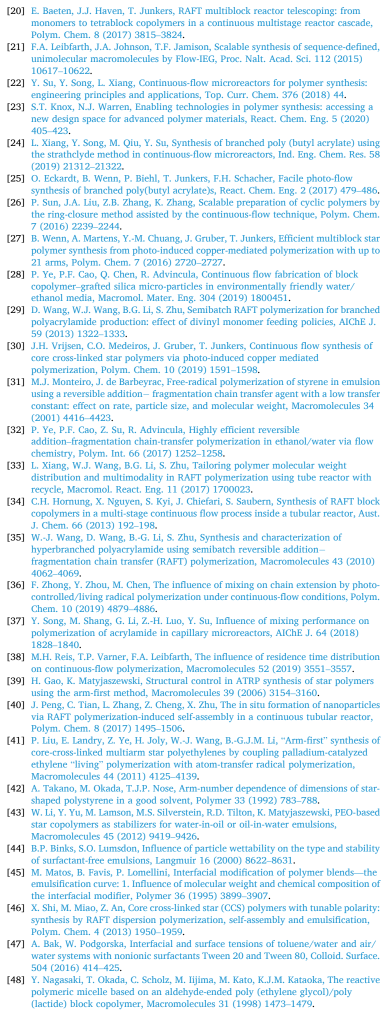
#> input picture data/intermediate_validation/1/tables/page_10_table_0.png, 773 x 2027 px (shown at 1/2 size); its folder holds only this picture in this run
$ python -i legend_matcher.py   (imports and definitions only)
#> lines starting #> are read from the running program, lines starting #| are printed output that depends on the picture
### src/extraction/common/ocr_backend.py
"""
OCR backend factory.

Two modes:
  get_ocr_instance()  → full det+rec pipeline (for multi-line text: captions, legends)
  get_rec_instance()  → rec-only model (for pre-cropped single-text regions: tick labels, cells)

Engine (FFTM_OCR_ENGINE):
  rapid (default) → RapidOCR: PP-OCR models on ONNX Runtime, weights in models/rapidocr/.
                    On flowchem-bench it gives the same scores as PaddleOCR (2026-10-30).
                    The rec-only model runs on CoreML when ONNX Runtime offers it (macOS).
  apple           → Apple Vision text recognition (macOS only).
USE_EASYOCR=1 → EasyOCR (old Cloud Run figure-service image).
"""
import os

import cv2


# Cap on the LONGEST side (px) of a caption/note crop AFTER the OCR upscale.
# issue #17 Phase 1.5: the unconditional 3x upscale blew a multi-line note up to
# ~4000px wide, hitting PaddleOCR's max_side_limit=4000, where the CPU DB text
# detector is superlinear in area (det=287s, plus an OOM on the largest crop).
# Capping the longest side keeps det input small. Env-overridable.
# Default 1600 (issue #17 Phase 2 verify on Nagaki page_3 note): vs the uncapped
# 3x it cut det 287s->2.4s / total 394s->5.1s and peak mem 15.1GB->9.7GB, with
# text strictly better than the (truncated) baseline. 1600 over 2000 for the
# wider memory margin on 16GB machines; text only feeds LLM context + keywords.
OCR_UPSCALE_MAX_SIDE = int(os.environ.get("OCR_UPSCALE_MAX_SIDE", "1600"))


# [26 lines left out: function upscale_for_ocr, not called in this run]


RAPIDOCR_DIR = os.environ.get("FFTM_RAPIDOCR_DIR", os.path.join("models", "rapidocr"))

# One shared full det+rec instance and one rec-only instance per process.
# Safe because the pipeline runs single-process (single-instance lock) and
# OCR calls are sequential, not concurrent.
_ocr_instance = None
_rec_instance = None


def ocr_engine():
    """Engine name from FFTM_OCR_ENGINE (rapid | apple)."""
    engine = os.environ.get('FFTM_OCR_ENGINE', 'rapid').strip().lower()
    if engine not in ('rapid', 'apple'):
        raise ValueError(f"FFTM_OCR_ENGINE must be rapid or apple, not {engine!r}")
    return engine


def get_ocr_instance():
    """Full det+rec pipeline. Use for multi-line text (captions, legends, table cells)."""
    global _ocr_instance
    if _ocr_instance is None:
        if os.environ.get('USE_EASYOCR', '0') == '1':
            _ocr_instance = _EasyOCRWrapper()
        elif ocr_engine() == 'apple':
            _ocr_instance = _AppleVision()
        else:
            _ocr_instance = _RapidFull()
    return _ocr_instance


# [14 lines left out: function get_rec_instance, not called in this run]


class _EasyOCRRecWrapper:
    """EasyOCR fallback for rec-only mode."""

    def __init__(self):
        import easyocr
        self._reader = easyocr.Reader(['en'], gpu=False, verbose=False)

    # [11 lines left out: function recognize, not called in this run]

    def ocr(self, crop_image, **kwargs):
        text, score = self.recognize(crop_image)
        return [{'rec_texts': [text], 'rec_scores': [score]}]


class _EasyOCRWrapper:
    """Wraps EasyOCR to expose the same .ocr() interface as PaddleOCR (old list format)."""

    def __init__(self):
        import easyocr
        self._reader = easyocr.Reader(['en'], gpu=False, verbose=False)

    # [37 lines left out: functions ocr, ocr_image, _to_bgr, _xyxy, not called in this run]


def _model(name):
    path = os.path.join(RAPIDOCR_DIR, name)
    if not os.path.exists(path):
        raise FileNotFoundError(f"{path} missing: hf download wyzhaoc/FlowFigTabMiner-models --local-dir models/")
    return path


# [19 lines left out: functions _rapid, _use_coreml, not called in this run]


class _RapidFull:
    """RapidOCR det+rec with the models PaddleOCR(lang='en') used:
    PP-OCRv5 server det + en PP-OCRv5 mobile rec, Paddle's det thresholds.
    Paddle's doc preprocessor (orientation + UVDoc unwarping) is not used."""

    def __init__(self):
        from rapidocr import LangDet, LangRec, ModelType, OCRVersion
        self._engine = _rapid({
            "Global.max_side_len": 4000,
            "Det.ocr_version": OCRVersion.PPOCRV5, "Det.model_type": ModelType.SERVER, "Det.lang_type": LangDet.CH,
            "Det.model_path": _model("ch_PP-OCRv5_server_det.onnx"),
            "Det.limit_side_len": 64, "Det.limit_type": "min",
            "Det.thresh": 0.3, "Det.box_thresh": 0.6, "Det.unclip_ratio": 1.5,
            "Cls.model_path": _model("ch_ppocr_mobile_v2.0_cls_infer.onnx"),
            "Rec.ocr_version": OCRVersion.PPOCRV5, "Rec.model_type": ModelType.MOBILE, "Rec.lang_type": LangRec.EN,
            "Rec.model_path": _model("en_PP-OCRv5_rec_mobile_infer.onnx"),
        })
        print("[OCR] RapidOCR full: PP-OCRv5 server det + en PP-OCRv5 mobile rec")

    # [7 lines left out: function ocr, not called in this run]


class _RapidRecOnly:
    """RapidOCR rec-only with the model the Paddle path used (PP-OCRv4 server rec)."""

    # [19 lines left out: functions __init__, recognize, not called in this run]

    def ocr(self, crop_image, **kwargs):
        text, score = self.recognize(crop_image)
        return [{'rec_texts': [text], 'rec_scores': [score]}]


class _AppleVision:
    """Apple Vision VNRecognizeTextRequest (accurate, language correction off so
    numbers are not 'corrected').  Serves both the full and the rec-only role:
    Vision has no rec-only mode, so recognize() joins the lines it finds."""

    def __init__(self):
        import Vision  # noqa: F401  (pyobjc-framework-Vision, macOS only)
        print("[OCR] Apple Vision (accurate, no language correction)")

    # [45 lines left out: functions _run, ocr, recognize, not called in this run]

### src/extraction/figure/legend_matcher.py
import cv2
import numpy as np
import os
from src.extraction.common.ocr_backend import get_ocr_instance
from sklearn.cluster import KMeans
from scipy.spatial.distance import cdist
from collections import defaultdict

class LegendMatcher:
    def __init__(self, yolo_model=None):
        """
        yolo_model: Instance of Stage2Detector (or compatible YOLO wrapper) loaded with bestYOLOm weights.
        """
        self.yolo = yolo_model
        # Initialize OCR - suppress logs
        self.ocr = get_ocr_instance()

    # [422 lines left out: functions parse_legend_crops, get_dominant_color, get_weighted_mean_color, weighted_hsv_dist, match_points, not called in this run]

>>> import cv2
>>> picture = cv2.imread('../../../data/intermediate_validation/1/tables/page_10_table_0.png', cv2.IMREAD_GRAYSCALE)
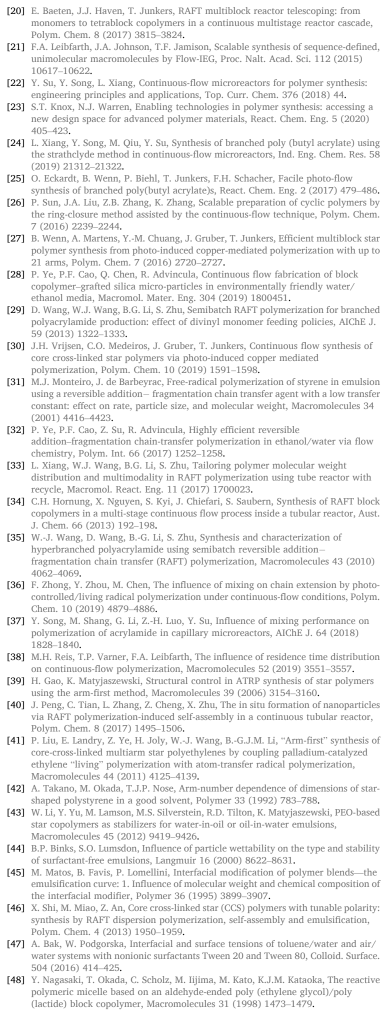
#> picture: shape (2027, 773) (shown at 1/2 size); min 0, max 255, mean 239.2
>>> result = LegendMatcher().get_dominant_color(picture)
#> (the run stopped early here; a loop or call above may not have finished)
